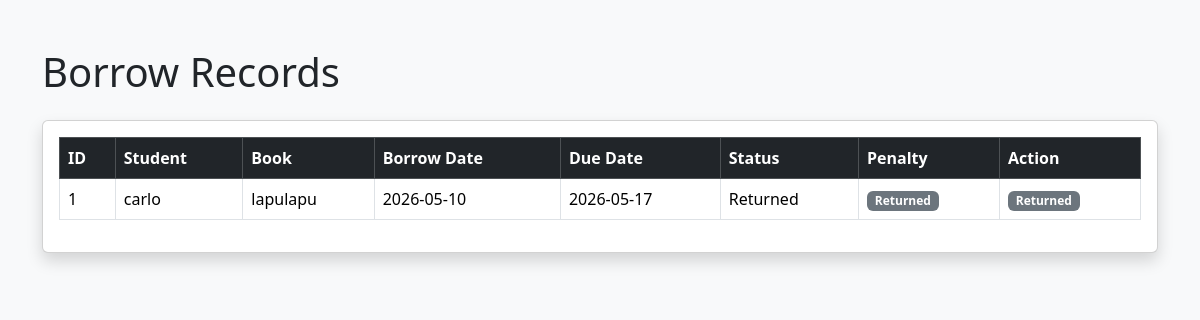
Before: /borrow_records (signed in) with the older database file.
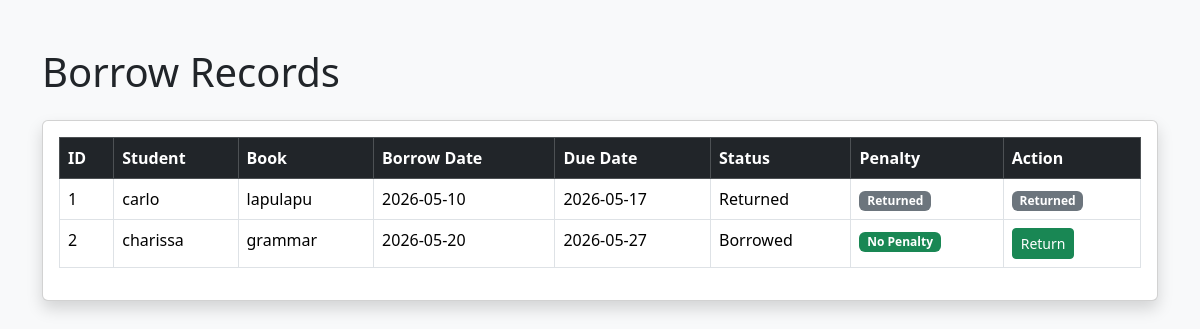
After: the same page with the newer database file.
### tables this page shows
CREATE TABLE borrow_books (
    id INTEGER PRIMARY KEY AUTOINCREMENT,
    student_name TEXT NOT NULL,
    book_id INTEGER NOT NULL,
    book_title TEXT NOT NULL,
    borrow_date TEXT NOT NULL,
    due_date TEXT NOT NULL,
    status TEXT NOT NULL
);

### app.py (the view)
@app.route('/borrow_records')
@login_required
def borrow_records():
    conn = sqlite3.connect('database.db')
    cursor = conn.cursor()
    cursor.execute("SELECT * FROM borrow_books")
    records = cursor.fetchall()
    conn.close()
    current_date = datetime.now().strftime('%Y-%m-%d')
    return render_template(
        'borrow_records.html',
        records=records,
        current_date=current_date
    )

### app.py (called while the page is built)
def login_required(f):
    @wraps(f)
    def decorated_function(*args, **kwargs):
        if 'user' not in session:
            return redirect('/login')
        return f(*args, **kwargs)
    return decorated_function

### templates/borrow_records.html (shortened to what this page needs)
<!DOCTYPE html>
<html>
<head>
    <link href="https://cdn.jsdelivr.net/npm/bootstrap@5.3.3/dist/css/bootstrap.min.css" rel="stylesheet">
</head>
<body class="bg-light">
<div class="container mt-5">
    <h1 class="mb-4">Borrow Records</h1>
    <div class="card shadow p-3">
        <table class="table table-bordered">
            <thead class="table-dark">
                <tr>
                    <th>ID</th>
                    <th>Student</th>
                    <th>Book</th>
                    <th>Borrow Date</th>
                    <th>Due Date</th>
                    <th>Status</th>
                    <th>Penalty</th>
                    <th>Action</th>
                </tr>
            </thead>
            <tbody>
                {% for record in records %}
                <tr>
                    <td>{{ record[0] }}</td>
                    <td>{{ record[1] }}</td>
                    <td>{{ record[3] }}</td>
                    <td>{{ record[4] }}</td>
                    <td>{{ record[5] }}</td>
                    <td>{{ record[6] }}</td>
                    <td>
                        {% if record[6] == 'Borrowed' %}
                            {% if record[5] < current_date %}
                                <span class="badge bg-danger">
                                    Overdue
                                </span>
                            {% else %}
                                <span class="badge bg-success">
                                    No Penalty
                                </span>
                            {% endif %}
                        {% else %}
                            <span class="badge bg-secondary">
                                Returned
                            </span>
                        {% endif %}
                    </td>
                    <td>
                        {% if record[6] == 'Borrowed' %}
                        <a
                            href="/return_book/{{ record[0] }}"
                            class="btn btn-success btn-sm"
                        >
                            Return
                        </a>
                        {% else %}
                        <span class="badge bg-secondary">
                            Returned
                        </span>
                        {% endif %}
                    </td>
                </tr>
                {% endfor %}
            </tbody>
        </table>
    </div>
</div>
</body>
</html>

Changed rows visible on the page:
added borrow_books: id "2", student_name "charissa", book_title "grammar", borrow_date "2026-05-20", due_date "2026-05-27", status "Borrowed", shows "No Penalty"
